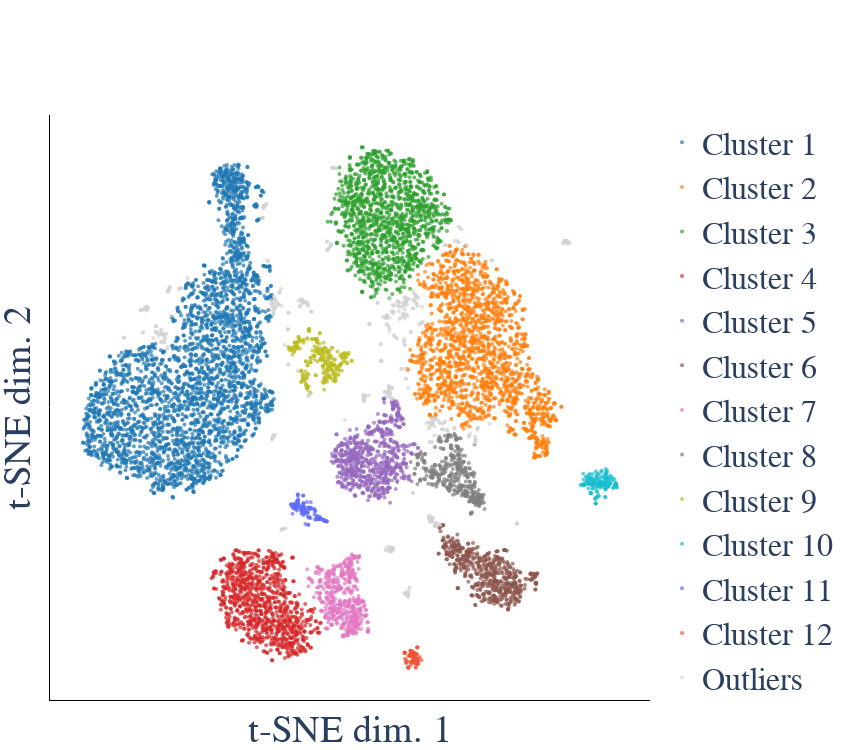

The notebook cell this image was saved under:
### Markdown cell above
These clusters seem a little bit too broad. By tweaking the DBSCAN parameters, we can increase the clustering resolution.

### Code cell
from monet.visualize import plot_cells
from monet.cluster import cluster_cells_dbscan

#eps_frac = 0.03
#min_cells_frac = 0.01

eps_frac = 0.023
min_cells_frac = 0.007

cell_labels, clusters = cluster_cells_dbscan(
    tsne_scores, eps_frac=eps_frac, min_cells_frac=min_cells_frac)

cluster_colors = {
    'Outliers': 'lightgray',
}

fig = plot_cells(
    tsne_scores,
    cell_labels=cell_labels,
    cluster_order=clusters,
    cluster_colors=cluster_colors,
    width=850)

fig.show()

### Figure 1 — Plotly figure (JSON) as saved in the notebook; plotly's stock layout.template omitted (floating-point values rounded to 4 significant figures; data arrays with more than 128 entries replaced by an {"elided": "..."} marker saying what was removed)
{"data": [{"marker": {"color": "rgb(31, 119, 180)", "colorbar": {"len": 0.4, "outlinecolor": "black", "outlinewidth": 1, "separatethousands": true, "ticklen": 5, "ticks": "outside", "title": {"side": "right"}}, "colorscale": [[0, "rgb(103,0,31)"], [0.1, "rgb(178,24,43)"], [0.2, "rgb(214,96,77)"], [0.3, "rgb(244,165,130)"], [0.4, "rgb(253,219,199)"], [0.5, "rgb(247,247,247)"], [0.6, "rgb(209,229,240)"], [0.7, "rgb(146,197,222)"], [0.8, "rgb(67,147,195)"], [0.9, "rgb(33,102,172)"], [1, "rgb(5,48,97)"]], "opacity": 0.7, "reversescale": false, "showscale": false, "size": 4}, "mode": "markers", "name": "Cluster 1", "type": "scatter", "x": {"elided": "3345 float values"}, "y": {"elided": "3345 float values"}}, {"marker": {"color": "rgb(255, 127, 14)", "colorbar": {"len": 0.4, "outlinecolor": "black", "outlinewidth": 1, "separatethousands": true, "ticklen": 5, "ticks": "outside", "title": {"side": "right"}}, "colorscale": [[0, "rgb(103,0,31)"], [0.1, "rgb(178,24,43)"], [0.2, "rgb(214,96,77)"], [0.3, "rgb(244,165,130)"], [0.4, "rgb(253,219,199)"], [0.5, "rgb(247,247,247)"], [0.6, "rgb(209,229,240)"], [0.7, "rgb(146,197,222)"], [0.8, "rgb(67,147,195)"], [0.9, "rgb(33,102,172)"], [1, "rgb(5,48,97)"]], "opacity": 0.7, "reversescale": false, "showscale": false, "size": 4}, "mode": "markers", "name": "Cluster 2", "type": "scatter", "x": {"elided": "1847 float values"}, "y": {"elided": "1847 float values"}}, {"marker": {"color": "rgb(44, 160, 44)", "colorbar": {"len": 0.4, "outlinecolor": "black", "outlinewidth": 1, "separatethousands": true, "ticklen": 5, "ticks": "outside", "title": {"side": "right"}}, "colorscale": [[0, "rgb(103,0,31)"], [0.1, "rgb(178,24,43)"], [0.2, "rgb(214,96,77)"], [0.3, "rgb(244,165,130)"], [0.4, "rgb(253,219,199)"], [0.5, "rgb(247,247,247)"], [0.6, "rgb(209,229,240)"], [0.7, "rgb(146,197,222)"], [0.8, "rgb(67,147,195)"], [0.9, "rgb(33,102,172)"], [1, "rgb(5,48,97)"]], "opacity": 0.7, "reversescale": false, "showscale": false, "size": 4}, "mode": "markers", "name": "Cluster 3", "type": "scatter", "x": {"elided": "1361 float values"}, "y": {"elided": "1361 float values"}}, {"marker": {"color": "rgb(214, 39, 40)", "colorbar": {"len": 0.4, "outlinecolor": "black", "outlinewidth": 1, "separatethousands": true, "ticklen": 5, "ticks": "outside", "title": {"side": "right"}}, "colorscale": [[0, "rgb(103,0,31)"], [0.1, "rgb(178,24,43)"], [0.2, "rgb(214,96,77)"], [0.3, "rgb(244,165,130)"], [0.4, "rgb(253,219,199)"], [0.5, "rgb(247,247,247)"], [0.6, "rgb(209,229,240)"], [0.7, "rgb(146,197,222)"], [0.8, "rgb(67,147,195)"], [0.9, "rgb(33,102,172)"], [1, "rgb(5,48,97)"]], "opacity": 0.7, "reversescale": false, "showscale": false, "size": 4}, "mode": "markers", "name": "Cluster 4", "type": "scatter", "x": {"elided": "956 float values"}, "y": {"elided": "956 float values"}}, {"marker": {"color": "rgb(148, 103, 189)", "colorbar": {"len": 0.4, "outlinecolor": "black", "outlinewidth": 1, "separatethousands": true, "ticklen": 5, "ticks": "outside", "title": {"side": "right"}}, "colorscale": [[0, "rgb(103,0,31)"], [0.1, "rgb(178,24,43)"], [0.2, "rgb(214,96,77)"], [0.3, "rgb(244,165,130)"], [0.4, "rgb(253,219,199)"], [0.5, "rgb(247,247,247)"], [0.6, "rgb(209,229,240)"], [0.7, "rgb(146,197,222)"], [0.8, "rgb(67,147,195)"], [0.9, "rgb(33,102,172)"], [1, "rgb(5,48,97)"]], "opacity": 0.7, "reversescale": false, "showscale": false, "size": 4}, "mode": "markers", "name": "Cluster 5", "type": "scatter", "x": {"elided": "669 float values"}, "y": {"elided": "669 float values"}}, {"marker": {"color": "rgb(140, 86, 75)", "colorbar": {"len": 0.4, "outlinecolor": "black", "outlinewidth": 1, "separatethousands": true, "ticklen": 5, "ticks": "outside", "title": {"side": "right"}}, "colorscale": [[0, "rgb(103,0,31)"], [0.1, "rgb(178,24,43)"], [0.2, "rgb(214,96,77)"], [0.3, "rgb(244,165,130)"], [0.4, "rgb(253,219,199)"], [0.5, "rgb(247,247,247)"], [0.6, "rgb(209,229,240)"], [0.7, "rgb(146,197,222)"], [0.8, "rgb(67,147,195)"], [0.9, "rgb(33,102,172)"], [1, "rgb(5,48,97)"]], "opacity": 0.7, "reversescale": false, "showscale": false, "size": 4}, "mode": "markers", "name": "Cluster 6", "type": "scatter", "x": {"elided": "563 float values"}, "y": {"elided": "563 float values"}}, {"marker": {"color": "rgb(227, 119, 194)", "colorbar": {"len": 0.4, "outlinecolor": "black", "outlinewidth": 1, "separatethousands": true, "ticklen": 5, "ticks": "outside", "title": {"side": "right"}}, "colorscale": [[0, "rgb(103,0,31)"], [0.1, "rgb(178,24,43)"], [0.2, "rgb(214,96,77)"], [0.3, "rgb(244,165,130)"], [0.4, "rgb(253,219,199)"], [0.5, "rgb(247,247,247)"], [0.6, "rgb(209,229,240)"], [0.7, "rgb(146,197,222)"], [0.8, "rgb(67,147,195)"], [0.9, "rgb(33,102,172)"], [1, "rgb(5,48,97)"]], "opacity": 0.7, "reversescale": false, "showscale": false, "size": 4}, "mode": "markers", "name": "Cluster 7", "type": "scatter", "x": {"elided": "457 float values"}, "y": {"elided": "457 float values"}}, {"marker": {"color": "rgb(127, 127, 127)", "colorbar": {"len": 0.4, "outlinecolor": "black", "outlinewidth": 1, "separatethousands": true, "ticklen": 5, "ticks": "outside", "title": {"side": "right"}}, "colorscale": [[0, "rgb(103,0,31)"], [0.1, "rgb(178,24,43)"], [0.2, "rgb(214,96,77)"], [0.3, "rgb(244,165,130)"], [0.4, "rgb(253,219,199)"], [0.5, "rgb(247,247,247)"], [0.6, "rgb(209,229,240)"], [0.7, "rgb(146,197,222)"], [0.8, "rgb(67,147,195)"], [0.9, "rgb(33,102,172)"], [1, "rgb(5,48,97)"]], "opacity": 0.7, "reversescale": false, "showscale": false, "size": 4}, "mode": "markers", "name": "Cluster 8", "type": "scatter", "x": {"elided": "363 float values"}, "y": {"elided": "363 float values"}}, {"marker": {"color": "rgb(188, 189, 34)", "colorbar": {"len": 0.4, "outlinecolor": "black", "outlinewidth": 1, "separatethousands": true, "ticklen": 5, "ticks": "outside", "title": {"side": "right"}}, "colorscale": [[0, "rgb(103,0,31)"], [0.1, "rgb(178,24,43)"], [0.2, "rgb(214,96,77)"], [0.3, "rgb(244,165,130)"], [0.4, "rgb(253,219,199)"], [0.5, "rgb(247,247,247)"], [0.6, "rgb(209,229,240)"], [0.7, "rgb(146,197,222)"], [0.8, "rgb(67,147,195)"], [0.9, "rgb(33,102,172)"], [1, "rgb(5,48,97)"]], "opacity": 0.7, "reversescale": false, "showscale": false, "size": 4}, "mode": "markers", "name": "Cluster 9", "type": "scatter", "x": {"elided": "280 float values"}, "y": {"elided": "280 float values"}}, {"marker": {"color": "rgb(23, 190, 207)", "colorbar": {"len": 0.4, "outlinecolor": "black", "outlinewidth": 1, "separatethousands": true, "ticklen": 5, "ticks": "outside", "title": {"side": "right"}}, "colorscale": [[0, "rgb(103,0,31)"], [0.1, "rgb(178,24,43)"], [0.2, "rgb(214,96,77)"], [0.3, "rgb(244,165,130)"], [0.4, "rgb(253,219,199)"], [0.5, "rgb(247,247,247)"], [0.6, "rgb(209,229,240)"], [0.7, "rgb(146,197,222)"], [0.8, "rgb(67,147,195)"], [0.9, "rgb(33,102,172)"], [1, "rgb(5,48,97)"]], "opacity": 0.7, "reversescale": false, "showscale": false, "size": 4}, "mode": "markers", "name": "Cluster 10", "type": "scatter", "x": {"elided": "151 float values"}, "y": {"elided": "151 float values"}}, {"marker": {"color": "rgb(99, 110, 250)", "colorbar": {"len": 0.4, "outlinecolor": "black", "outlinewidth": 1, "separatethousands": true, "ticklen": 5, "ticks": "outside", "title": {"side": "right"}}, "colorscale": [[0, "rgb(103,0,31)"], [0.1, "rgb(178,24,43)"], [0.2, "rgb(214,96,77)"], [0.3, "rgb(244,165,130)"], [0.4, "rgb(253,219,199)"], [0.5, "rgb(247,247,247)"], [0.6, "rgb(209,229,240)"], [0.7, "rgb(146,197,222)"], [0.8, "rgb(67,147,195)"], [0.9, "rgb(33,102,172)"], [1, "rgb(5,48,97)"]], "opacity": 0.7, "reversescale": false, "showscale": false, "size": 4}, "mode": "markers", "name": "Cluster 11", "type": "scatter", "x": [-6.326, -11.09, -13.28, -13.76, -12.05, -6.922, -9.32, -12.47, -12.93, -8.684, -6.574, -8.743, -8.31, -11.8, -9.486, -3.154, -10.33, -13.25, -10.06, -10.87, -8.622, -10.05, -11.64, -10.01, -3.879, -10.07, -9.307, -10.11, -9.968, -10.55, -4.251, -3.459, -12.6, -3.183, -11.56, -11.89, -6.561, -5.443, -11.62, -11.73, -3.638, -9.719, -11.76, -3.518, -5.946, -8.415, -4.854, -12.23, -10.08, -12.68, -7.782, -11.93, -10.11, -11.62, -6.776, -5.113, -5.59, -7.831, -8.538, -13.15, -11.61, -12.01, -13.62, -12.35, -3.309, -11.79, -7.859, -9.016, -10.62, -7.906, -11.5, -12.23, -4.343, -8.254, -5.492, -10.03, -9.992, -11.66, -8.36, -12.91, -11.7, -4.104, -13.2, -8.807, -5.099, -9.976, -5.791, -6.795, -8.088, -13.31, -6.374, -8.534, -4.041, -6.542, -10.46, -3.573, -9.883, -5.719, -8.571, -11.81, -9.989, -10.26, -9.445, -10.56, -5.811, -11.77, -5.043, -10.1, -10.79, -12.48, -10.5, -10.58, -9.324, -12.66, -8.655], "y": [-33.46, -30.57, -30.64, -29.97, -29.22, -31.3, -31.57, -30.08, -29.97, -35.98, -31.98, -32.52, -33.98, -28.93, -32.1, -35.03, -31.89, -32.77, -30.12, -30.73, -33.69, -33.16, -27.57, -29.67, -34.82, -30.89, -32.81, -32.31, -31.21, -32.15, -34.46, -34.91, -30.81, -35.02, -31.14, -29.95, -34.51, -33.55, -28.81, -29.45, -34.85, -30.9, -29.71, -34.92, -33.52, -31.5, -34.25, -30.54, -29.72, -30.89, -31.42, -31.82, -27.46, -28.65, -32.82, -33.88, -34.42, -30.92, -33.84, -30.07, -28.95, -30.55, -30.05, -31.46, -34.98, -30.14, -29.39, -29.35, -32.74, -34.02, -29.92, -31.08, -34.64, -31.17, -34.39, -31.44, -32.82, -27.26, -33.8, -31.24, -27.11, -34.61, -30.81, -32.35, -34.34, -32.18, -34.32, -31.54, -31.1, -30.51, -34.34, -30.94, -34.73, -31.96, -30.64, -34.86, -30.8, -34.1, -36.01, -29.93, -32.72, -31.56, -35.79, -30.78, -34.28, -30.33, -34.28, -27.44, -31.69, -31.09, -31.17, -31.34, -32.11, -30.11, -31.05]}, {"marker": {"color": "rgb(239, 85, 59)", "colorbar": {"len": 0.4, "outlinecolor": "black", "outlinewidth": 1, "separatethousands": true, "ticklen": 5, "ticks": "outside", "title": {"side": "right"}}, "colorscale": [[0, "rgb(103,0,31)"], [0.1, "rgb(178,24,43)"], [0.2, "rgb(214,96,77)"], [0.3, "rgb(244,165,130)"], [0.4, "rgb(253,219,199)"], [0.5, "rgb(247,247,247)"], [0.6, "rgb(209,229,240)"], [0.7, "rgb(146,197,222)"], [0.8, "rgb(67,147,195)"], [0.9, "rgb(33,102,172)"], [1, "rgb(5,48,97)"]], "opacity": 0.7, "reversescale": false, "showscale": false, "size": 4}, "mode": "markers", "name": "Cluster 12", "type": "scatter", "x": [21.3, 21.61, 23.27, 22.92, 22.68, 22.39, 21.63, 23.42, 23.14, 21.45, 20.85, 21.59, 22.14, 21.62, 21.85, 22.94, 22.61, 22.16, 21.32, 22.87, 23.27, 21.49, 23.6, 23.48, 19.82, 23.72, 22.07, 21.81, 20.21, 20.17, 22.01, 22.34, 23.08, 23.64, 22.63, 23.48, 21.94, 19.86, 23.77, 21.56, 19.8, 19.65, 20.87, 20.78, 22.3, 22.4, 21.68, 21.85, 19.92, 23.44, 22.38, 20.88, 23.73, 21.92, 22.32, 21.45, 23.04, 23.54, 21.25, 22.2, 22.59, 23.52, 21.62, 23.1, 23.03, 20.55, 20.89, 19.79, 22.96, 22.2, 22.9, 21.55, 24.74, 22.96, 23.2, 24.22, 23.1, 22.73, 21.27, 20.19, 23.54], "y": [-74.31, -73.6, -76.35, -76.07, -75.65, -74.23, -72.91, -75.97, -76.38, -76.21, -74.47, -77.08, -73.06, -73.16, -74.2, -76.12, -73.43, -73.71, -74.17, -75.12, -76.53, -74.43, -76.83, -71.91, -73.47, -76.41, -74.25, -75.96, -76.36, -75.65, -74.36, -76.48, -77.83, -76.82, -74.68, -71.93, -76.22, -75.2, -75.61, -72.86, -73.51, -73.37, -77.83, -77.67, -74.51, -74.15, -73.51, -73.14, -73.54, -75.14, -73.99, -77.81, -75.11, -76.21, -75.22, -72.91, -76.57, -71.85, -74.2, -74.26, -75.98, -74.0, -73.82, -73.69, -77.62, -75.95, -77.85, -73.47, -75.29, -75.34, -74.35, -73.88, -75.66, -73.84, -76.32, -74.78, -73.95, -75.98, -74.37, -76.39, -76.18]}, {"marker": {"color": "lightgray", "colorbar": {"len": 0.4, "outlinecolor": "black", "outlinewidth": 1, "separatethousands": true, "ticklen": 5, "ticks": "outside", "title": {"side": "right"}}, "colorscale": [[0, "rgb(103,0,31)"], [0.1, "rgb(178,24,43)"], [0.2, "rgb(214,96,77)"], [0.3, "rgb(244,165,130)"], [0.4, "rgb(253,219,199)"], [0.5, "rgb(247,247,247)"], [0.6, "rgb(209,229,240)"], [0.7, "rgb(146,197,222)"], [0.8, "rgb(67,147,195)"], [0.9, "rgb(33,102,172)"], [1, "rgb(5,48,97)"]], "opacity": 0.7, "reversescale": false, "showscale": false, "size": 4}, "mode": "markers", "name": "Outliers", "type": "scatter", "x": {"elided": "493 float values"}, "y": {"elided": "493 float values"}}], "layout": {"font": {"family": "serif", "size": 32}, "height": 750, "margin": {"b": 50, "l": 50, "r": 90, "t": 115}, "plot_bgcolor": "white", "width": 850, "xaxis": {"automargin": false, "linecolor": "black", "showline": true, "showticklabels": false, "ticklen": 5, "title": {"text": "t-SNE dim. 1"}}, "yaxis": {"automargin": false, "linecolor": "black", "showline": true, "showticklabels": false, "ticklen": 5, "title": {"text": "t-SNE dim. 2"}}}}
